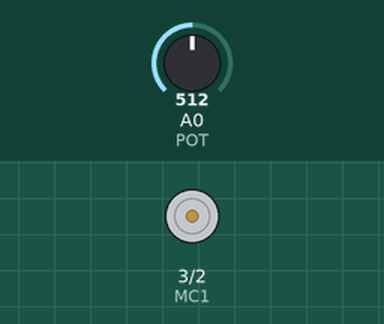
Recording of a sketch running on a simulated Arduino Uno, built with avr-gcc and run on an emulated ATmega328P. Shown: motor-driver pin pairs drawn as motors (green arrow = first pin HIGH = forward, orange = second pin HIGH = backward, longer = more drive, scaled by the enable pin). The inputs (shaded band) are chosen by the test bench; at power-on: A0 (POT) = 512.

Above: at 1.2 s.
1.3 s: A0 (POT) set to 306
At 1.7 s:
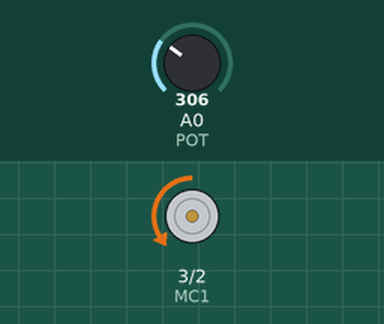
2.8 s: A0 (POT) set to 472
At 3.3 s:
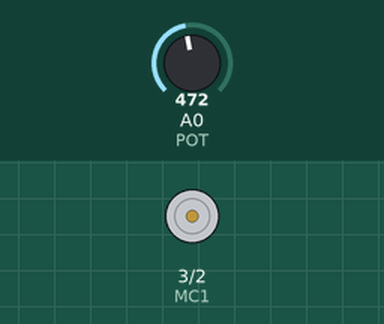
4.3 s: A0 (POT) set to 571
5.8 s: A0 (POT) set to 716
At 6.8 s:
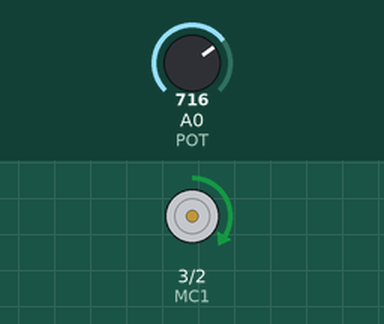
7.3 s: A0 (POT) set to 573
At 8.5 s:
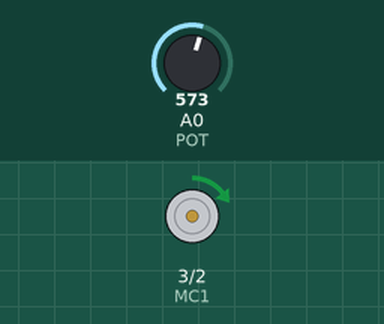
8.8 s: A0 (POT) set to 547
At 10.3 s:
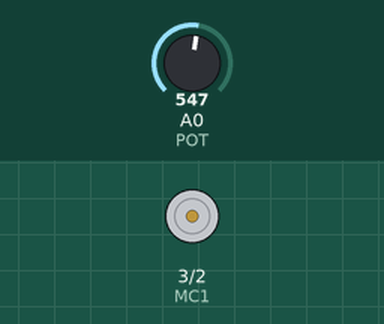
Timing chart, 0 to 11.3 s (numbered marks = the images above; inputs shaded):
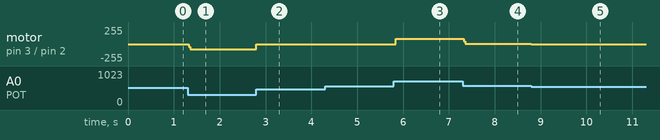

The sketch:

hbridge_sistematico.ino
```cpp
// Programa que utiliza un puente h y un potenciomentro para controlar la
// velocidad y direccion de giro de un motor.

// =================
// Constants:

const int POT = 0; //Potenciometro en Pin Analogo 0
const int EN = 9;  //Habilitador de medio puente 1
const int MC1=3;   //Motor Control 1
const int MC2=2;   //Motor Control 2

int m = 512;

void setup()
{
	pinMode(POT, INPUT);
	pinMode(EN, OUTPUT);
    pinMode(MC1, OUTPUT);
    pinMode(MC2, OUTPUT);
    pararMotor(); //Initialize with motor stopped
}
// =================
// Data definitions:

// Motor es uno de;
//				Natural[0, 462]
//              Number = 512
//              Natural[562, 1023]
// interp. es la direccion y velocidad de giro del motor
//				Natural[0, 462]     es velocidad y giro en reversa
//              Number = 512        es motor detenido
//              Natural[562, 1023]  es velocidad y giro en directo

int m1 = 0;
int m2 = 512;
int m3 = 1023;

/*
int fn_for_motor(int m){
	if( m > 0 && m < 462){
	    return m;
	} else if( m > 562 && m < 1024){
	    return m;
	} else {
		return m;
	}
}
*/

// Template rules used:
// - uno de 3 casos:
// - atomico no-distinto: Natural[0, 49]
// - atomico distinto: Number = 50
// - atomico no-distinto: Natural[51, 100]

// =================
// Functions:

// Motor -> Motor
// start the world with ...

void loop()
{

  m = sigLectura(m);     // Motor -> Motor
  render(m);         // Motor -> Image
  //(stop-when ...)      // Motor -> Boolean

}

// Motor -> Motor
// produce the next ...
// !!!
int sigLectura(int m)
{
	m = analogRead(POT);
	return m;
}

// Motor -> Image
// render ...
// !!!
void render(int m)
{
	if( m >= 0 && m < 462)
	{
		reversa(map(m, 461, 0, 0, 255));
	}
	else if( m > 561 && m < 1024)
	{
	    directo(map(m, 563, 1023, 0, 255));
	}
	else
	{
		pararMotor();
	}
}

// Integer -> Imagen
// configurar las salidas para girar el motor en reversa.
// !!!
void reversa (int rate)
{
	digitalWrite(EN, LOW);
	digitalWrite(MC1, LOW);
	digitalWrite(MC2, HIGH);
	analogWrite(EN, rate);
}

// Integer -> Imagen
// configurar las salidas para girar el motor en directo.
// !!!
void directo(int rate)
{
	digitalWrite(EN, LOW);
	digitalWrite(MC1, HIGH);
	digitalWrite(MC2, LOW);
	analogWrite(EN, rate);
}

// Image -> Image
// detiene el motor
// !!!
void pararMotor()
{
	digitalWrite(EN, LOW);
	digitalWrite(MC1, LOW);
	digitalWrite(MC2, LOW);
	analogWrite(EN, HIGH);
}
```

Measured:
- after the input at 1.3 s, motor on pin 3 (MC1) / pin 2 (MC2): stopped → backward 77/255 at once
- after the input at 2.8 s, motor on pin 3 (MC1) / pin 2 (MC2): backward 77/255 → stopped at once
- after the input at 5.8 s, motor on pin 3 (MC1) / pin 2 (MC2): stopped → forward 76/255 at once
- after the input at 7.3 s, motor on pin 3 (MC1) / pin 2 (MC2): forward 76/255 → forward 4/255 at once
- after the input at 8.8 s, motor on pin 3 (MC1) / pin 2 (MC2): forward 4/255 → stopped at once
